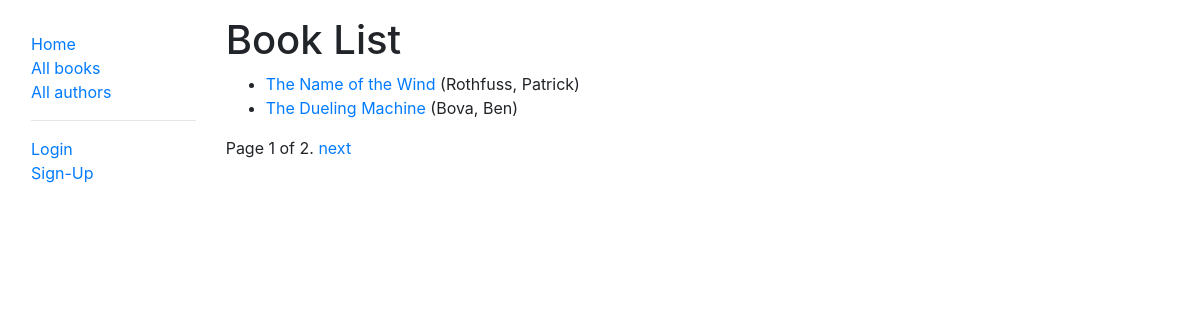
/catalog/books/, run on the app's committed database.
### catalog/models.py (models this page shows, shortened)
class Book(models.Model):
    title = models.CharField(max_length=200)
    author = models.ForeignKey(Author, on_delete=models.SET_NULL, null=True)
    summary = models.TextField(
        max_length=1000, help_text='Enter a brief description of the book')
    isbn = models.CharField(
        'ISBN', max_length=13, help_text='13 Character <a href="https://www.isbn-international.org/content/what-isbn">ISBN number</a>')
    genre = models.ManyToManyField(
        Genre, help_text='Select a genre for this book')
    language = models.ForeignKey(
        Language, on_delete=models.SET_NULL, null=True)
    def display_genre(self):
        """Creates a string for the Genre. This is required to display genre in Admin."""
        return ', '.join([genre.name for genre in self.genre.all()[:3]])
    display_genre.short_description = 'Genre'
    def get_absolute_url(self):
        return reverse('book-detail', args=[str(self.id)])

class Author(models.Model):
    first_name = models.CharField(max_length=100)
    last_name = models.CharField(max_length=100)
    date_of_birth = models.DateField(null=True, blank=True)
    date_of_death = models.DateField('Died', null=True, blank=True)
    class Meta:
        ordering = ['last_name', 'first_name']
    def __str__(self):
        return f'{self.last_name}, {self.first_name}'

### catalog/views.py (the view)
# urls.py: path('books/', views.BookListView.as_view(), name='books'),
class BookListView(generic.ListView):
    model = Book
    paginate_by = 2
    def get_queryset(self):
        return Book.objects.all()[:5]

### templates/catalog/book_list.html
{% extends "base_generic.html" %}
{% block content %}
  <h1>Book List</h1>
  {% if book_list %}
  <ul>
    {% for book in book_list %}
      <li>
        <a href="{{ book.get_absolute_url }}">{{ book.title }}</a> ({{ book.author }})
      </li>
    {% endfor %}
  </ul>
  {% else %}
    <p>There are no books in the library.</p>
  {% endif %}
{% endblock %}

### static/css/styles.css (style rules this page uses)
:root { padding: 1rem; }

### data on the page
Book: title "The Name of the Wind", author "Rothfuss, Patrick"
Book: title "The Dueling Machine", author "Bova, Ben"

### other printed values
{{ page_obj.number }} "1"
{{ page_obj.paginator.num_pages }} "2"
